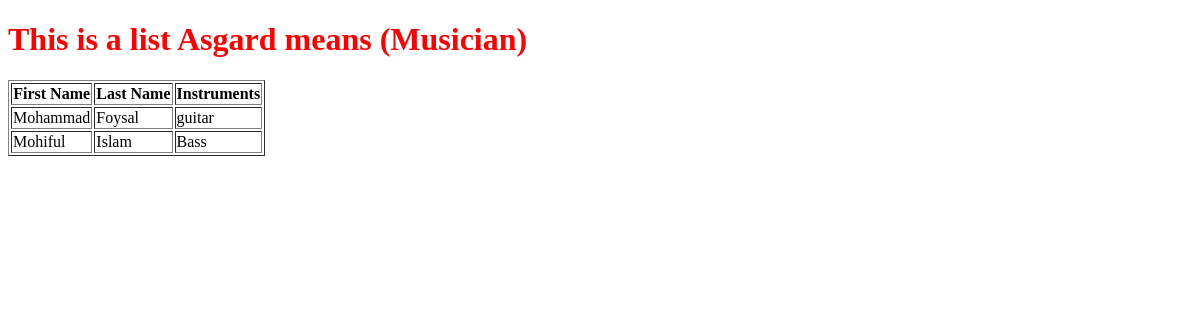
The app's page /, older data.
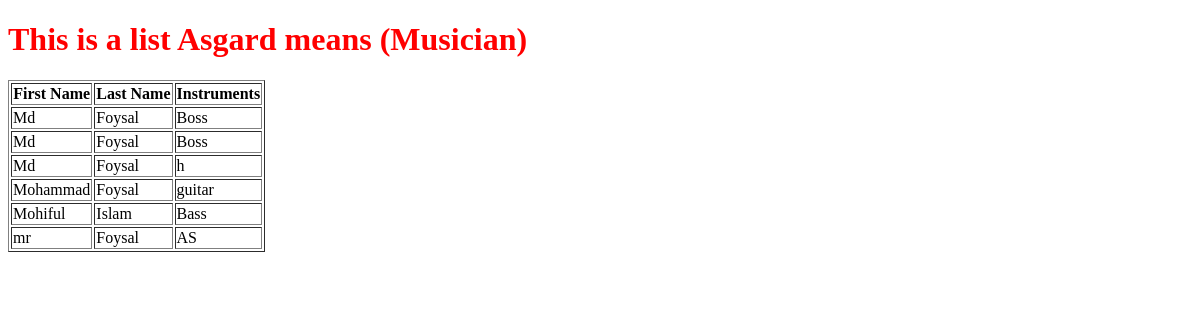
The same page, newer data.
### app1/models.py (models this page shows, shortened)
class Asgard(models.Model):
    first_name = models.CharField(max_length=60)
    last_name = models.CharField(max_length=50)
    instruments = models.CharField(max_length=100)

### app1/views.py (the view)
# urls.py: path('',views.home,name='home'),
def home(request):
    asgard_list = Asgard.objects.order_by('first_name')
    diction = {'text_1':'This is a list Asgard means (Musician)', 'asgard':asgard_list}
    return render(request,'app1/home.html', context=diction)

### app1/templates/app1/home.html (shortened to what this page needs)
<!DOCTYPE html>
{% load static %}
<html lang="en">
<head>
    <link rel="stylesheet" type="text/css" href="{% static 'css/style.css' %}">
</head>
<body>
    <h1>{{text_1}}</h1>
    <table border="1">
        <tr>
            <th>First Name</th>
            <th>Last Name</th>
            <th>Instruments</th>
        </tr>
        {%  for row in asgard %}
        <tr>
            <td>{{row.first_name}}</td>
            <td>{{row.last_name}}</td>
            <td>{{row.instruments}}</td>
        </tr>
        {% endfor%}
    </table>
</body>
</html>

### static/css/style.css (style rules this page uses)
h1 { color: red; }

Row changes from the older to the newer data that the page shows:
added Asgard: first_name "Md", last_name "Foysal", instruments "Boss"
added Asgard: first_name "Md", last_name "Foysal", instruments "Boss"
added Asgard: first_name "Md", last_name "Foysal", instruments "h"
added Asgard: first_name "mr", last_name "Foysal", instruments "AS"
